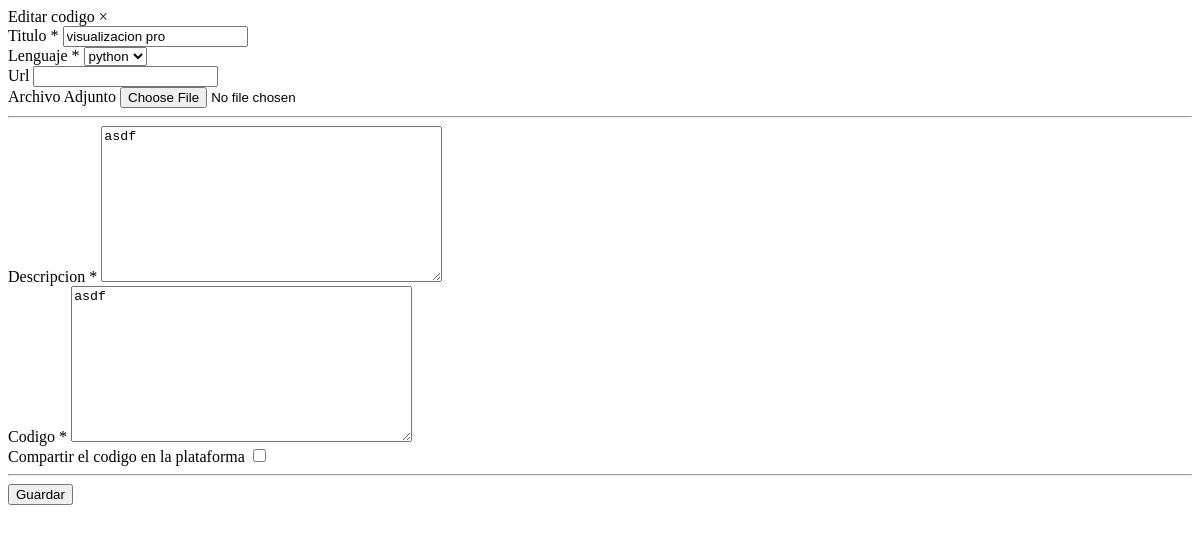
Page /codigo/editar/6 (signed in) on the earlier database version.
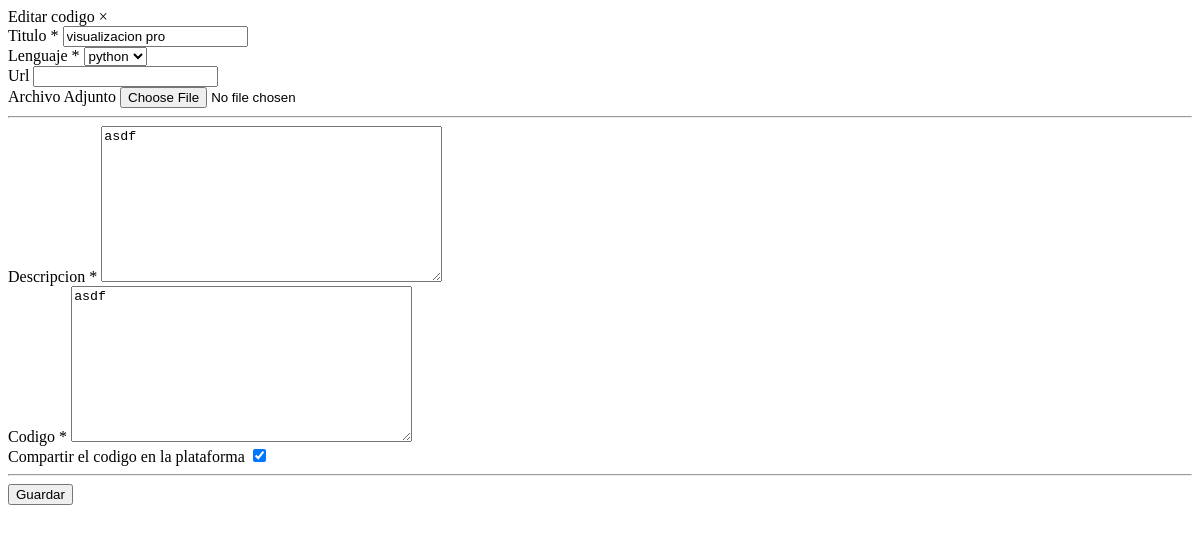
Same page on the later database version.
### codigos/models.py (models this page shows, shortened)
class mdl_codigos(models.Model):
	titulo 		 = models.CharField(max_length=500)
	descripcion  = models.TextField(blank=True)
	links    	 = models.URLField(max_length=300,blank=True)
	lenguaje     = models.ForeignKey(mdl_lenguaje,blank=False)
	archivo      = models.FileField(upload_to='archivoCodigos/',null=True,blank=True)
	codigo 		 = models.TextField()
	usuario      = models.ForeignKey(User)
	favorito     = models.BooleanField(default=False,blank=False)
	fechaIngreso = models.DateField(auto_now = True)
	estado       = models.BooleanField(default = False)
	class Meta:
		verbose_name = ('Codigo')
		verbose_name_plural = ('Codigos')

### codigos/views.py (the view)
# urls.py: url(r'^codigo/editar/(?P<id_codigo>.*)$','view_editar_codigo',name='editar_codigo'),
@login_required
def view_editar_codigo(request,id_codigo):
	try:
		usuario = get_object_or_404(User, id=request.user.id)
	except Http404:
		return redirect('codigos')
	try:
		datos= mdl_codigos.objects.get(id=id_codigo)
	except mdl_codigos.DoesNotExist:
		return redirect('codigos')
	if request.method == "POST":
		contenidoForm = frm_codigos(usuario,request.POST,request.FILES,instance=datos)
		if contenidoForm.is_valid():
			contenidoForm.save()
			return redirect('codigos')
	formulario = frm_codigos(usuario,instance = datos )
	contexto = {'formulario':formulario,'mensaje':'Editar codigo '}
	return render(request,'codigo_ingresar.html',contexto)

### codigos/forms.py
class frm_codigos(ModelForm):
	def __init__(self, *args, **kwargs):
		super(frm_codigos, self).__init__(*args, **kwargs)
		self.fields.keyOrder = ['titulo','links','lenguaje','archivo','descripcion','codigo','usuario','favorito']
	class Meta:
			model = mdl_codigos
			fields=(
					'titulo',
					'descripcion',
					'links',
					'lenguaje',
					'archivo',
					'codigo',
					'estado',
				)
			widgets = {
			'titulo':forms.TextInput(attrs={'required':'','title':'Se necesita un Titulo'}),
			'lenguaje':forms.Select(attrs={'required':'','title':'Se necesita un Lenguaje '}),
			'codigo':forms.Textarea(attrs={'required':'','title':'Se necesita un Codigo '}),
			'links':forms.URLInput(attrs={'title':'http://pagina.com o http://www.pagina.com','pattern':"https?://.+"}),
			}
	def __init__(self, usuario, *args, **kwargs):
		super(frm_codigos, self).__init__(*args, **kwargs)
		self.usuario = usuario
 	def save(self, commit=True,*args,**kwargs):
		codigos_ingresados = super(frm_codigos, self).save(commit=False, *args, **kwargs)
		codigos_ingresados.usuario = self.usuario
		if commit:
			codigos_ingresados.save()
		return codigos_ingresados

### elementos_comunes/models.py (called while the page is built)
	def __unicode__(self):
		return self.nombre

### codigos/templates/codigo_ingresar.html (shortened to what this page needs)
{% block contenido %}
  <a class="close-reveal-modal">&#215;</a>
<article class="ingresoCodigo">
	<form action="{{ request.get_full_path  }}" method="post" enctype="multipart/form-data" >
		<div class="large-12">
			<div class="large-6 column">
				<span>Titulo *</span>
				{{ formulario.titulo }}
			</div>
			<div class="large-6 column">
						<span>Lenguaje *</span>
					{{ formulario.lenguaje }}
			</div>
		</div>
		<div class="large-12">
			<div class="large-6 small-12 column">
					<span>Url</span>
					{{ formulario.links }}
			</div>
			<div class="large-6 small-12 column">
				<span>Archivo Adjunto </span>
			{{ formulario.archivo }}
			</div>
		</div>
		<hr/>
		<div class="descripcionCodigo">
			<div class="ingresoDescripcion">
				<span>Descripcion *</span>
				{{ formulario.descripcion }}
			</div>
			<div class="ingresoCodigoFuente">
				<span>Codigo *</span>
				{{ formulario.codigo }}
			</div>
			<div class="ingresoCodigoFuente">
				<span>Compartir el codigo en la plataforma </span>
				{{ formulario.estado }}
			</div>
		</div>
		<hr/>
		<div class="guardarCodigo">
			<input type="submit" value="Guardar" class="boton">
		</div>
	</form>
</article>
{% endblock%}

Differences in the rows shown:
changed mdl_codigos "visualizacion pro": estado "☐" → "☑"
